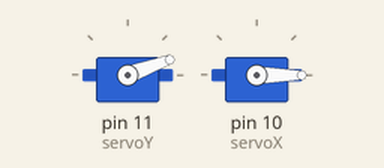
Simulated run of this sketch. Board: Arduino Uno, built with avr-gcc and run on an emulated ATmega328P. Parts: 2 × servo. Random numbers use the default seed unless the sketch sets one; what the sketch prints to the serial monitor is not drawn.

Above: at 0.1 s.
At 2.9 s:
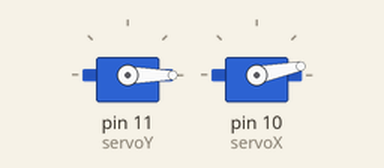
At 22.2 s:
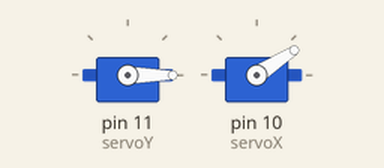
At 35.9 s:
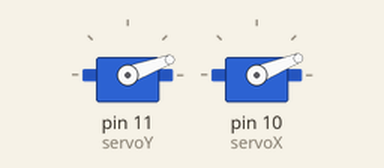
Timing chart, 0 to 40.0 s (numbered marks = the images above):
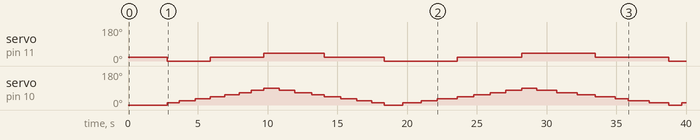

Measured:
- by itself, servo on pin 11 (servoY): 20° → 0° at 2.8 s, → 20° 3.1 s later, → 40° 3.8 s later, → 20° 4.3 s later, … (9 changes in this stretch)

The sketch:

catLaser.ino
```cpp
#include <Servo.h>

Servo servoY;
Servo servoX;


int min = 800;
int max = 1500;
int minX = 0;
int maxX = 90;
boolean movingRight = true;int servoXPosition = 0;
int servoYPosition = 0;


void setup() {


  Serial.begin(9600);

  servoY.attach(11); //Attach your own pins. These
  servoY.write(20); // are just my simple own settings

  servoX.attach(10);
  servoX.write(0);

  delay(2000);

}

void loop() {
  //Random delay to make movement more mouse like
  delay(random(min, max));

  //this code moves the laser in a figure 8 like fashion

    if(servoXPosition == 88){
      movingRight = false;
    }
    if(servoXPosition <= 0){
      movingRight = true;
    }


    if(movingRight){
      servoXPosition = servoXPosition + 11;
    }
    else{
      servoXPosition = servoXPosition - 11;
    }


    if(servoXPosition % 44 == 0 && movingRight == true){
      servoYPosition = servoYPosition + 20;
    }
    else if(servoXPosition % 44 == 0 && movingRight == false){
      servoYPosition = servoYPosition - 20;
    }

    Serial.print(servoXPosition);
    //Serial.print(servoYPosition);

    //Serial.print(movingRight);

    servoX.write(servoXPosition);
    servoY.write(servoYPosition);


}
```
